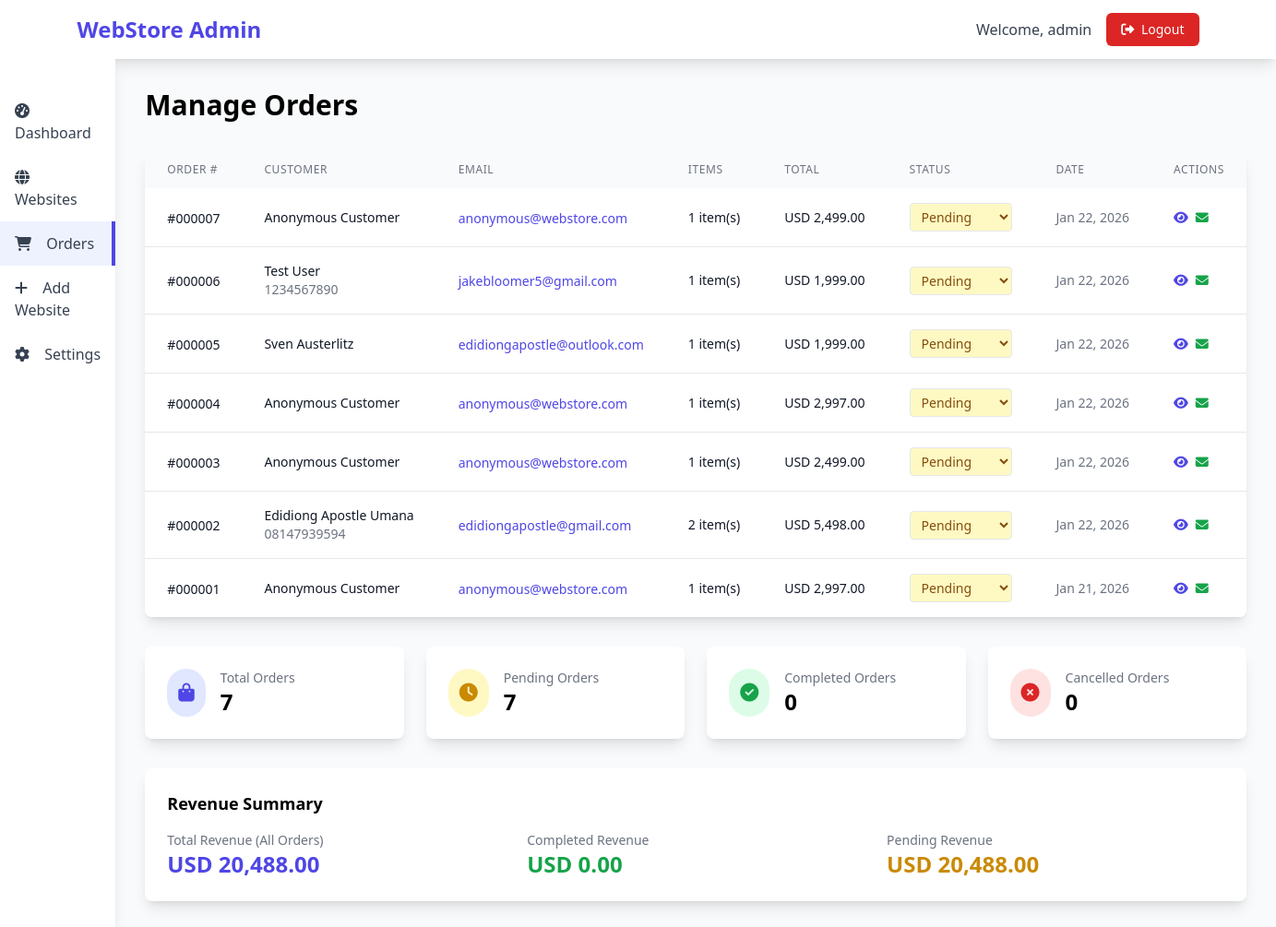
Page /admin/orders.php (signed in) on the committed database.
### tables this page shows
CREATE TABLE orders (
            id INTEGER PRIMARY KEY AUTOINCREMENT,
            customer_name TEXT NOT NULL,
            customer_email TEXT NOT NULL,
            customer_phone TEXT,
            total_amount REAL NOT NULL,
            status TEXT DEFAULT 'pending' CHECK(status IN ('pending', 'completed', 'cancelled')),
            payment_method TEXT,
            transaction_id TEXT,
            notes TEXT,
            created_at DATETIME DEFAULT CURRENT_TIMESTAMP,
            updated_at DATETIME DEFAULT CURRENT_TIMESTAMP
        , anonymous_checkout INTEGER DEFAULT 0);

### functions.php (called while the page is built, shortened)
<?php
function formatPrice($price) {
    return CURRENCY . ' ' . number_format($price, 2);
}
?>

### admin/orders.php (the view, shortened to what this page needs)
<?php
require_once '../config.php';
require_once '../functions.php';
$orders = $conn->query("
    SELECT o.*, COUNT(oi.id) as item_count
    FROM orders o
    LEFT JOIN order_items oi ON o.id = oi.order_id
    GROUP BY o.id
    ORDER BY o.created_at DESC
")->fetchAll();
?>
<!DOCTYPE html>
<html lang="en">
<head>
    <script src="https://cdn.tailwindcss.com"></script>
    <link rel="stylesheet" href="https://cdnjs.cloudflare.com/ajax/libs/font-awesome/6.4.0/css/all.min.css">
</head>
<body class="bg-gray-50">
    <nav class="bg-white shadow-lg">
        <div class="max-w-7xl mx-auto px-4 sm:px-6 lg:px-8">
            <div class="flex justify-between h-16">
                <div class="flex items-center">
                    <h1 class="text-2xl font-bold text-indigo-600">WebStore Admin</h1>
                </div>
                <div class="flex items-center space-x-4">
                    <span class="text-gray-700">Welcome, <?php echo htmlspecialchars($_SESSION['admin_username']); ?></span>
                    <a href="logout.php" class="bg-red-600 text-white px-4 py-2 rounded-md text-sm font-medium hover:bg-red-700">
                        <i class="fas fa-sign-out-alt mr-1"></i>
                        Logout
                    </a>
                </div>
            </div>
        </div>
    </nav>
    <div class="flex">
        <aside class="w-64 bg-white shadow-lg min-h-screen">
            <nav class="mt-8">
                <a href="dashboard.php" class="block px-4 py-3 text-gray-700 hover:bg-gray-50">
                    <i class="fas fa-tachometer-alt mr-3"></i>
                    Dashboard
                </a>
                <a href="websites.php" class="block px-4 py-3 text-gray-700 hover:bg-gray-50">
                    <i class="fas fa-globe mr-3"></i>
                    Websites
                </a>
                <a href="orders.php" class="block px-4 py-3 text-gray-700 bg-indigo-50 border-r-4 border-indigo-600">
                    <i class="fas fa-shopping-cart mr-3"></i>
                    Orders
                </a>
                <a href="add_website.php" class="block px-4 py-3 text-gray-700 hover:bg-gray-50">
                    <i class="fas fa-plus mr-3"></i>
                    Add Website
                </a>
                <a href="settings.php" class="block px-4 py-3 text-gray-700 hover:bg-gray-50">
                    <i class="fas fa-cog mr-3"></i>
                    Settings
                </a>
            </nav>
        </aside>
        <main class="flex-1 p-8">
            <h2 class="text-3xl font-bold mb-8">Manage Orders</h2>
            <div class="bg-white rounded-lg shadow-lg overflow-hidden">
                <div class="overflow-x-auto">
                    <table class="w-full">
                        <thead class="bg-gray-50">
                            <tr>
                                <th class="px-6 py-3 text-left text-xs font-medium text-gray-500 uppercase tracking-wider">Order #</th>
                                <th class="px-6 py-3 text-left text-xs font-medium text-gray-500 uppercase tracking-wider">Customer</th>
                                <th class="px-6 py-3 text-left text-xs font-medium text-gray-500 uppercase tracking-wider">Email</th>
                                <th class="px-6 py-3 text-left text-xs font-medium text-gray-500 uppercase tracking-wider">Items</th>
                                <th class="px-6 py-3 text-left text-xs font-medium text-gray-500 uppercase tracking-wider">Total</th>
                                <th class="px-6 py-3 text-left text-xs font-medium text-gray-500 uppercase tracking-wider">Status</th>
                                <th class="px-6 py-3 text-left text-xs font-medium text-gray-500 uppercase tracking-wider">Date</th>
                                <th class="px-6 py-3 text-left text-xs font-medium text-gray-500 uppercase tracking-wider">Actions</th>
                            </tr>
                        </thead>
                        <tbody class="bg-white divide-y divide-gray-200">
                            <?php if (empty($orders)): ?>
                                <tr>
                                    <td colspan="8" class="px-6 py-12 text-center text-gray-500">
                                        <i class="fas fa-shopping-cart text-4xl mb-2"></i>
                                        <p>No orders found yet.</p>
                                    </td>
                                </tr>
                            <?php else: ?>
                                <?php foreach ($orders as $order): ?>
                                    <tr>
                                        <td class="px-6 py-4 whitespace-nowrap">
                                            <span class="text-sm font-medium text-gray-900">#<?php echo str_pad($order['id'], 6, '0', STR_PAD_LEFT); ?></span>
                                        </td>
                                        <td class="px-6 py-4 whitespace-nowrap">
                                            <div class="text-sm font-medium text-gray-900">
                                                <?php echo htmlspecialchars($order['customer_name']); ?>
                                            </div>
                                            <?php if ($order['customer_phone']): ?>
                                                <div class="text-sm text-gray-500"><?php echo htmlspecialchars($order['customer_phone']); ?></div>
                                            <?php endif; ?>
                                        </td>
                                        <td class="px-6 py-4 whitespace-nowrap">
                                            <a href="mailto:<?php echo htmlspecialchars($order['customer_email']); ?>" class="text-sm text-indigo-600 hover:text-indigo-900">
                                                <?php echo htmlspecialchars($order['customer_email']); ?>
                                            </a>
                                        </td>
                                        <td class="px-6 py-4 whitespace-nowrap text-sm text-gray-900">
                                            <?php echo $order['item_count']; ?> item(s)
                                        </td>
                                        <td class="px-6 py-4 whitespace-nowrap text-sm font-medium text-gray-900">
                                            <?php echo formatPrice($order['total_amount']); ?>
                                        </td>
                                        <td class="px-6 py-4 whitespace-nowrap">
                                            <form method="POST" class="inline-block">
                                                <select name="status" onchange="this.form.submit()" class="text-sm border rounded px-2 py-1 <?php echo $order['status'] === 'completed' ? 'bg-green-100 text-green-800' : ($order['status'] === 'pending' ? 'bg-yellow-100 text-yellow-800' : 'bg-red-100 text-red-800'); ?>">
                                                    <option value="pending" <?php echo $order['status'] === 'pending' ? 'selected' : ''; ?>>Pending</option>
                                                </select>
                                            </form>
                                        </td>
                                        <td class="px-6 py-4 whitespace-nowrap text-sm text-gray-500">
                                            <?php echo date('M j, Y', strtotime($order['created_at'])); ?>
                                        </td>
                                        <td class="px-6 py-4 whitespace-nowrap text-sm font-medium">
                                            <div class="flex space-x-2">
                                                <a href="view_order.php?id=<?php echo $order['id']; ?>" class="text-indigo-600 hover:text-indigo-900" title="View Details">
                                                    <i class="fas fa-eye"></i>
                                                </a>
                                                <?php if ($order['status'] === 'pending'): ?>
                                                    <a href="mailto:<?php echo htmlspecialchars($order['customer_email']); ?>" class="text-green-600 hover:text-green-900" title="Contact Customer">
                                                        <i class="fas fa-envelope"></i>
                                                    </a>
                                                <?php endif; ?>
                                            </div>
                                        </td>
                                    </tr>
                                <?php endforeach; ?>
                            <?php endif; ?>
                        </tbody>
                    </table>
                </div>
            </div>
            <div class="mt-8 grid grid-cols-1 md:grid-cols-4 gap-6">
                <div class="bg-white rounded-lg shadow-lg p-6">
                    <div class="flex items-center">
                        <div class="p-3 bg-indigo-100 rounded-full">
                            <i class="fas fa-shopping-bag text-indigo-600 text-xl"></i>
                        </div>
                        <div class="ml-4">
                            <p class="text-sm text-gray-500">Total Orders</p>
                            <p class="text-2xl font-bold"><?php echo count($orders); ?></p>
                        </div>
                    </div>
                </div>
                <div class="bg-white rounded-lg shadow-lg p-6">
                    <div class="flex items-center">
                        <div class="p-3 bg-yellow-100 rounded-full">
                            <i class="fas fa-clock text-yellow-600 text-xl"></i>
                        </div>
                        <div class="ml-4">
                            <p class="text-sm text-gray-500">Pending Orders</p>
                            <p class="text-2xl font-bold"><?php echo count(array_filter($orders, fn($o) => $o['status'] === 'pending')); ?></p>
                        </div>
                    </div>
                </div>
                <div class="bg-white rounded-lg shadow-lg p-6">
                    <div class="flex items-center">
                        <div class="p-3 bg-green-100 rounded-full">
                            <i class="fas fa-check-circle text-green-600 text-xl"></i>
                        </div>
                        <div class="ml-4">
                            <p class="text-sm text-gray-500">Completed Orders</p>
                            <p class="text-2xl font-bold"><?php echo count(array_filter($orders, fn($o) => $o['status'] === 'completed')); ?></p>
                        </div>
                    </div>
                </div>
                <div class="bg-white rounded-lg shadow-lg p-6">
                    <div class="flex items-center">
                        <div class="p-3 bg-red-100 rounded-full">
                            <i class="fas fa-times-circle text-red-600 text-xl"></i>
                        </div>
                        <div class="ml-4">
                            <p class="text-sm text-gray-500">Cancelled Orders</p>
                            <p class="text-2xl font-bold"><?php echo count(array_filter($orders, fn($o) => $o['status'] === 'cancelled')); ?></p>
                        </div>
                    </div>
                </div>
            </div>
            <div class="mt-8 bg-white rounded-lg shadow-lg p-6">
                <h3 class="text-lg font-semibold mb-4">Revenue Summary</h3>
                <div class="grid grid-cols-1 md:grid-cols-3 gap-6">
                    <div>
                        <p class="text-sm text-gray-500">Total Revenue (All Orders)</p>
                        <p class="text-2xl font-bold text-indigo-600">
                            <?php
                            $total_revenue = array_sum(array_column($orders, 'total_amount'));
                            echo formatPrice($total_revenue);
                            ?>
                        </p>
                    </div>
                    <div>
                        <p class="text-sm text-gray-500">Completed Revenue</p>
                        <p class="text-2xl font-bold text-green-600">
                            <?php
                            $completed_revenue = array_sum(array_column(array_filter($orders, fn($o) => $o['status'] === 'completed'), 'total_amount'));
                            echo formatPrice($completed_revenue);
                            ?>
                        </p>
                    </div>
                    <div>
                        <p class="text-sm text-gray-500">Pending Revenue</p>
                        <p class="text-2xl font-bold text-yellow-600">
                            <?php
                            $pending_revenue = array_sum(array_column(array_filter($orders, fn($o) => $o['status'] === 'pending'), 'total_amount'));
                            echo formatPrice($pending_revenue);
                            ?>
                        </p>
                    </div>
                </div>
            </div>
        </main>
    </div>
</body>
</html>

### rows in the picture
orders: id "000007", customer_name "Anonymous Customer", customer_email "anonymous@webstore.com", item_count "1", total_amount "USD 2,499.00", status "Pending", created_at "Jan 22, 2026"
orders: id "000006", customer_name "Test User", customer_phone "1234567890", customer_email "jakebloomer5@gmail.com", item_count "1", total_amount "USD 1,999.00", status "Pending", created_at "Jan 22, 2026"
orders: id "000005", customer_name "Sven Austerlitz", customer_email "edidiongapostle@outlook.com", item_count "1", total_amount "USD 1,999.00", status "Pending", created_at "Jan 22, 2026"
orders: id "000004", customer_name "Anonymous Customer", customer_email "anonymous@webstore.com", item_count "1", total_amount "USD 2,997.00", status "Pending", created_at "Jan 22, 2026"
orders: id "000003", customer_name "Anonymous Customer", customer_email "anonymous@webstore.com", item_count "1", total_amount "USD 2,499.00", status "Pending", created_at "Jan 22, 2026"
orders: id "000002", customer_name "Edidiong Apostle Umana", customer_phone "08147939594", customer_email "edidiongapostle@gmail.com", item_count "2", total_amount "USD 5,498.00", status "Pending", created_at "Jan 22, 2026"
orders: id "000001", customer_name "Anonymous Customer", customer_email "anonymous@webstore.com", item_count "1", total_amount "USD 2,997.00", status "Pending", created_at "Jan 21, 2026"

### other values in the picture
$_SESSION['admin_username'] "admin"
count($orders) "7"
count(array_filter($orders, fn($o) => $o['status'] === 'pending')) "7"
count(array_filter($orders, fn($o) => $o['status'] === 'completed')) "0"
count(array_filter($orders, fn($o) => $o['status'] === 'cancelled')) "0"
formatPrice($total_revenue) "USD 20,488.00"
formatPrice($completed_revenue) "USD 0.00"
formatPrice($pending_revenue) "USD 20,488.00"
